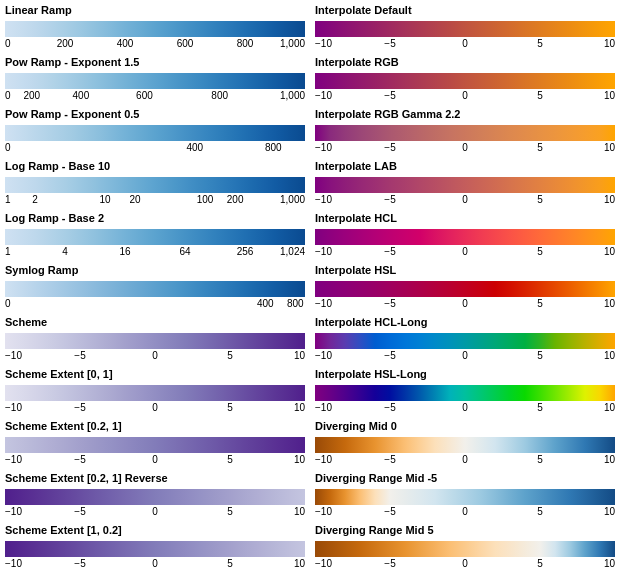

Vega-Lite specification for this chart:
### Vega specification from a JSON file in a GitHub repository (floating-point values rounded to 4 significant figures)
{"$schema": "https://vega.github.io/schema/vega/v6.json", "padding": 5, "config": {"legend": {"offset": 5, "gradientDirection": "horizontal", "gradientLength": 300, "labelOverlap": {"signal": "labelOverlap"}, "labelSeparation": {"signal": "labelSeparation"}}}, "signals": [{"name": "labelOverlap", "value": true, "bind": {"input": "checkbox"}}, {"name": "labelSeparation", "value": 0, "bind": {"input": "range", "min": -10, "max": 20, "step": 1}}, {"name": "seqScheme", "value": "purples"}, {"name": "linearRange", "value": ["purple", "orange"]}], "data": [{"name": "table", "values": [{"u": -10}, {"u": 10}]}, {"name": "positive", "values": [{"u": 1}, {"u": 1000}]}], "scales": [{"name": "linear", "type": "linear", "range": "ramp", "domain": {"data": "positive", "field": "u"}, "zero": false, "nice": true}, {"name": "pow", "type": "pow", "exponent": 1.5, "range": "ramp", "domain": {"data": "positive", "field": "u"}, "zero": false, "nice": true}, {"name": "sqrt", "type": "sqrt", "range": "ramp", "domain": {"data": "positive", "field": "u"}, "zero": false, "nice": true}, {"name": "log10", "type": "log", "range": "ramp", "domain": {"data": "positive", "field": "u"}, "zero": false, "nice": true}, {"name": "log2", "type": "log", "base": 2, "range": "ramp", "domain": {"data": "positive", "field": "u"}, "zero": false, "nice": true}, {"name": "symlog", "type": "symlog", "range": "ramp", "domain": {"data": "positive", "field": "u"}, "zero": false, "nice": true}, {"name": "seq0", "type": "linear", "range": {"scheme": {"signal": "seqScheme"}}, "domain": {"data": "table", "field": "u"}}, {"name": "seq1", "type": "linear", "range": {"scheme": {"signal": "seqScheme"}, "extent": [0, 1]}, "domain": {"data": "table", "field": "u"}}, {"name": "seq2", "type": "linear", "range": {"scheme": {"signal": "seqScheme"}, "extent": [0.2, 1]}, "domain": {"data": "table", "field": "u"}}, {"name": "seq3", "type": "linear", "range": {"scheme": {"signal": "seqScheme"}, "extent": [0.2, 1]}, "reverse": true, "domain": {"data": "table", "field": "u"}}, {"name": "seq4", "type": "linear", "range": {"scheme": {"signal": "seqScheme"}, "extent": [1, 0.2]}, "domain": {"data": "table", "field": "u"}}, {"name": "lin0", "type": "linear", "range": {"signal": "linearRange"}, "domain": {"data": "table", "field": "u"}}, {"name": "lin1", "type": "linear", "range": {"signal": "linearRange"}, "interpolate": "rgb", "domain": {"data": "table", "field": "u"}}, {"name": "lin2", "type": "linear", "range": {"signal": "linearRange"}, "interpolate": {"type": "rgb", "gamma": 2.2}, "domain": {"data": "table", "field": "u"}}, {"name": "lin3", "type": "linear", "range": {"signal": "linearRange"}, "interpolate": "lab", "domain": {"data": "table", "field": "u"}}, {"name": "lin4", "type": "linear", "range": {"signal": "linearRange"}, "interpolate": "hcl", "domain": {"data": "table", "field": "u"}}, {"name": "lin5", "type": "linear", "range": {"signal": "linearRange"}, "interpolate": "hsl", "domain": {"data": "table", "field": "u"}}, {"name": "lin6", "type": "linear", "range": {"signal": "linearRange"}, "interpolate": "hcl-long", "domain": {"data": "table", "field": "u"}}, {"name": "lin7", "type": "linear", "range": {"signal": "linearRange"}, "interpolate": "hsl-long", "domain": {"data": "table", "field": "u"}}, {"name": "div0", "type": "linear", "range": "diverging", "domain": {"data": "table", "field": "u"}, "domainMid": 0}, {"name": "div1", "type": "linear", "range": "diverging", "domain": {"data": "table", "field": "u"}, "domainMid": -5}, {"name": "div2", "type": "linear", "range": "diverging", "domain": {"data": "table", "field": "u"}, "domainMid": 5}], "legends": [{"orient": "left", "type": "gradient", "fill": "linear", "title": "Linear Ramp"}, {"orient": "left", "type": "gradient", "fill": "pow", "title": "Pow Ramp - Exponent 1.5"}, {"orient": "left", "type": "gradient", "fill": "sqrt", "title": "Pow Ramp - Exponent 0.5"}, {"orient": "left", "type": "gradient", "fill": "log10", "title": "Log Ramp - Base 10"}, {"orient": "left", "type": "gradient", "fill": "log2", "title": "Log Ramp - Base 2"}, {"orient": "left", "type": "gradient", "fill": "symlog", "title": "Symlog Ramp"}, {"orient": "left", "type": "gradient", "fill": "seq0", "title": "Scheme"}, {"orient": "left", "type": "gradient", "fill": "seq1", "title": "Scheme Extent [0, 1]"}, {"orient": "left", "type": "gradient", "fill": "seq2", "title": "Scheme Extent [0.2, 1]"}, {"orient": "left", "type": "gradient", "fill": "seq3", "title": "Scheme Extent [0.2, 1] Reverse"}, {"orient": "left", "type": "gradient", "fill": "seq4", "title": "Scheme Extent [1, 0.2]"}, {"orient": "right", "type": "gradient", "fill": "lin0", "title": "Interpolate Default"}, {"orient": "right", "type": "gradient", "fill": "lin1", "title": "Interpolate RGB"}, {"orient": "right", "type": "gradient", "fill": "lin2", "title": "Interpolate RGB Gamma 2.2"}, {"orient": "right", "type": "gradient", "fill": "lin3", "title": "Interpolate LAB"}, {"orient": "right", "type": "gradient", "fill": "lin4", "title": "Interpolate HCL"}, {"orient": "right", "type": "gradient", "fill": "lin5", "title": "Interpolate HSL"}, {"orient": "right", "type": "gradient", "fill": "lin6", "title": "Interpolate HCL-Long"}, {"orient": "right", "type": "gradient", "fill": "lin7", "title": "Interpolate HSL-Long"}, {"orient": "right", "type": "gradient", "fill": "div0", "title": "Diverging Mid 0"}, {"orient": "right", "type": "gradient", "fill": "div1", "title": "Diverging Range Mid -5"}, {"orient": "right", "type": "gradient", "fill": "div2", "title": "Diverging Range Mid 5"}]}
